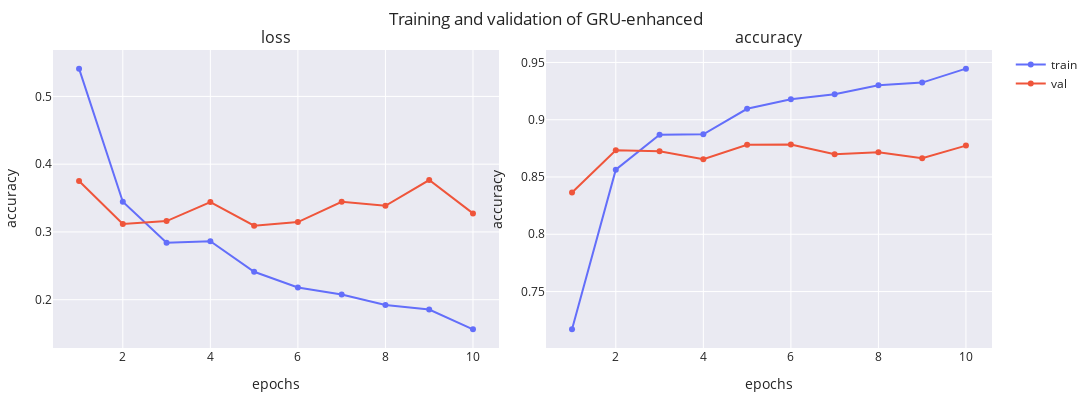

Notebook code for this chart:
### Code cell
gru_enhanced = AmazonReviewsModel(
    2000, 256, GRU, num_recurrent_layers=3, dropout=0.1, ffn_dims=[64], name='GRU-enhanced')
_, fig = gru_enhanced.train(dataset, f'{MODEL_PATH}/{gru_enhanced.name}.weights.h5', **train_default)
print(gru_enhanced.evaluate(dataset.X_test, dataset.y_test))
fig

### Figure 1 — Plotly figure (JSON) as saved in the notebook; plotly's stock layout.template omitted (floating-point values rounded to 4 significant figures)
{"data": [{"line": {"color": "#636EFA"}, "marker": {"color": "#636EFA"}, "mode": "lines+markers", "name": "train", "showlegend": true, "type": "scatter", "x": [1, 2, 3, 4, 5, 6, 7, 8, 9, 10], "xaxis": "x", "y": [0.541, 0.3445, 0.284, 0.2864, 0.2412, 0.2179, 0.2077, 0.1921, 0.1854, 0.1562], "yaxis": "y"}, {"line": {"color": "#EF553B"}, "marker": {"color": "#EF553B"}, "mode": "lines+markers", "name": "val", "showlegend": true, "type": "scatter", "x": [1, 2, 3, 4, 5, 6, 7, 8, 9, 10], "xaxis": "x", "y": [0.3752, 0.3118, 0.316, 0.3441, 0.3092, 0.3146, 0.3446, 0.3386, 0.3765, 0.3274], "yaxis": "y"}, {"line": {"color": "#636EFA"}, "marker": {"color": "#636EFA"}, "mode": "lines+markers", "name": "train", "showlegend": false, "type": "scatter", "x": [1, 2, 3, 4, 5, 6, 7, 8, 9, 10], "xaxis": "x2", "y": [0.717, 0.8564, 0.887, 0.8873, 0.9096, 0.9179, 0.9223, 0.9301, 0.9324, 0.9446], "yaxis": "y2"}, {"line": {"color": "#EF553B"}, "marker": {"color": "#EF553B"}, "mode": "lines+markers", "name": "val", "showlegend": false, "type": "scatter", "x": [1, 2, 3, 4, 5, 6, 7, 8, 9, 10], "xaxis": "x2", "y": [0.8364, 0.8734, 0.8724, 0.8656, 0.8782, 0.8784, 0.8698, 0.8716, 0.8664, 0.8774], "yaxis": "y2"}], "layout": {"annotations": [{"font": {"size": 16}, "showarrow": false, "text": "loss", "x": 0.2375, "xanchor": "center", "xref": "paper", "y": 1, "yanchor": "bottom", "yref": "paper"}, {"font": {"size": 16}, "showarrow": false, "text": "accuracy", "x": 0.7625, "xanchor": "center", "xref": "paper", "y": 1, "yanchor": "bottom", "yref": "paper"}], "height": 400, "margin": {"b": 10, "l": 10, "r": 10, "t": 50}, "title": {"text": "Training and validation of GRU-enhanced"}, "width": 1200, "xaxis": {"anchor": "y", "domain": [0, 0.475], "title": {"text": "epochs"}}, "xaxis2": {"anchor": "y2", "domain": [0.525, 1], "title": {"text": "epochs"}}, "yaxis": {"anchor": "x", "domain": [0, 1], "title": {"text": "accuracy"}}, "yaxis2": {"anchor": "x2", "domain": [0, 1], "title": {"text": "accuracy"}}}}
